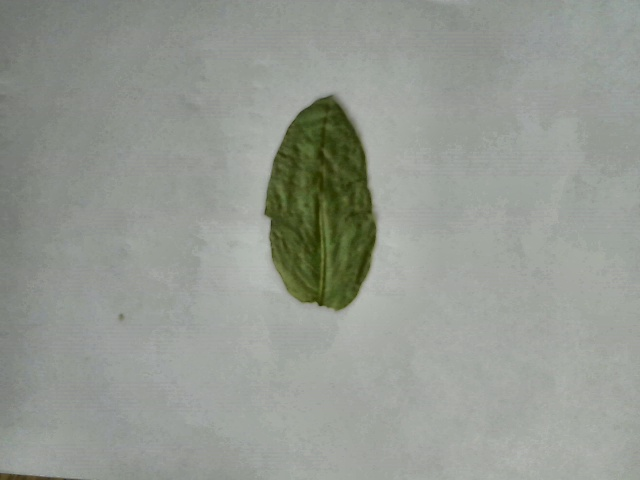
#> input picture DATA/LEAF/10_RGB.jpg, 640 x 480 px, given in place of the camera
$ python imDriver.py   (Python 2 division)   (older library calls are emulated)
#> lines starting #> are read from the running program, lines starting #| are printed output that depends on the picture; after the words box and inside, x2 and y2 are one past the last pixel; in counts of white or black regions, pixels touching at a corner belong together
#> further down, frame is the input picture: shape (480, 640, 3); mean B, G, R 145.5, 153, 148.5
### proj/coreLib/imFormat.py
import numpy as np
from skimage import color
import scipy
import cv2

def imread(pathName, module=False):
	if not module:
		return cv2.imread(str(pathName))
#-------------------------------------------
#----------------NDVI Function--------------
#-------------------------------------------
#NDVI Calculation
#Input: an RGB image frame from infrablue source (blue is blue, red is pretty much infrared)
#Output: an RGB frame with equivalent NDVI of the input frame
def NDVICalc(original):
	"This function performs the NDVI calculation and returns an RGB frame)"
	lowerLimit = 5 #this is to avoid divide by zero and other weird stuff when color is near black
	#First, make containers
	oldHeight,oldWidth = original[:,:,0].shape
#> oldHeight = 480; oldWidth = 640
	ndviImage = np.zeros((oldHeight,oldWidth,3),np.uint8) #make a blank RGB image
	ndvi = np.zeros((oldHeight,oldWidth),np.int) #make a blank b/w image for storing NDVI value
	red = np.zeros((oldHeight,oldWidth),np.int) #make a blank array for red
	blue = np.zeros((oldHeight,oldWidth),np.int) #make a blank array for blue
	#Now get the specific channels. Remember: (B , G , R)
	red = (original[:,:,2]).astype('float')
	blue = (original[:,:,0]).astype('float')
	#Perform NDVI calculation
	summ = red+blue
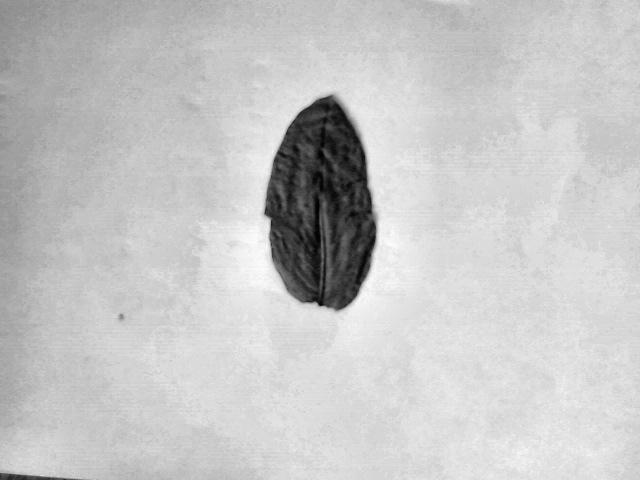
#> summ: shape (480, 640) float64; min 34, max 369, mean 293.9; drawn with min black and max white
	summ[summ<lowerLimit] = lowerLimit #do some saturation to prevent low intensity noise
	ndvi = (((red-blue)/(summ)+1)*127).astype('uint8')  #the index
	redSat = (ndvi-128)*2  #red channel
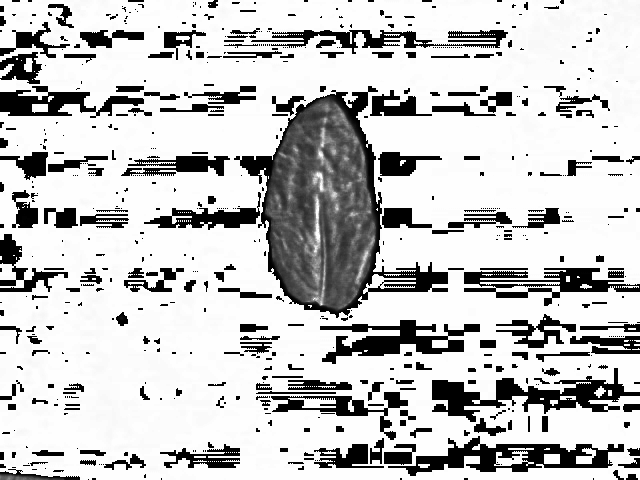
#> redSat: shape (480, 640); min 0, max 254, mean 198
	bluSat = ((255-ndvi)-128)*2 #blue channel
	redSat[ndvi<128] = 0 #if the NDVI is negative, no red info
	bluSat[ndvi>=128] = 0 #if the NDVI is positive, no blue info
	#And finally output the image. Remember: (B , G , R)
	#Red Channel
	ndviImage[:,:,2] = redSat
	#Blue Channel
	ndviImage[:,:,0] = bluSat
#> ndviImage: shape (480, 640, 3); mean of channels 0, 1, 2 0.5, 0, 5.3
	#Green Channel
	ndviImage[:,:,1] = 255-(bluSat+redSat)
	return ndviImage

#-------------------------------------------
#----------------DVI Function---------------
#-------------------------------------------
#DVI Calculation
#Input: an RGB image frame from infrablue source (blue is blue, red is pretty much infrared)
#Output: an RGB frame with equivalent DVI of the input frame
def DVICalc(original):
	"This function performs the DVI calculation and returns an RGB frame)"
	#First, make containers
	oldHeight,oldWidth = original[:,:,0].shape
#> oldHeight = 480; oldWidth = 640
	dviImage = np.zeros((oldHeight,oldWidth,3),np.uint8) #make a blank RGB image
	dvi = np.zeros((oldHeight,oldWidth),np.int) #make a blank b/w image for storing DVI value
	red = np.zeros((oldHeight,oldWidth),np.int) #make a blank array for red
	blue = np.zeros((oldHeight,oldWidth),np.int) #make a blank array for blue
	#Now get the specific channels. Remember: (B , G , R)
	red = (original[:,:,2]).astype('float')
	blue = (original[:,:,0]).astype('float')
	#Perform DVI calculation
	dvi = (((red-blue)+255)/2).astype('uint8')  #the index
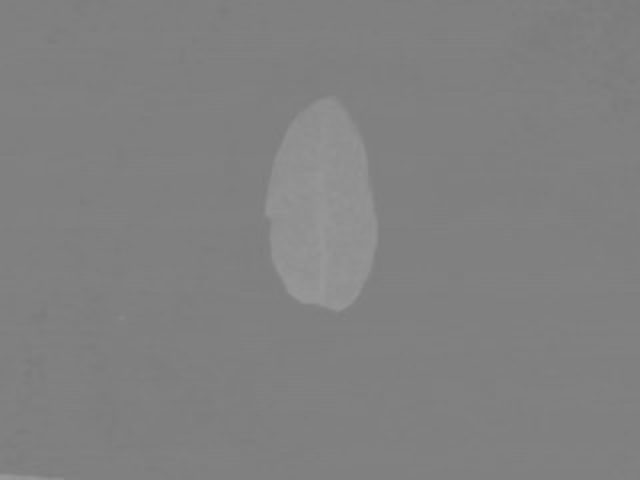
#> dvi: shape (480, 640); min 123, max 153, mean 128.9
	redSat = (dvi-128)*2  #red channel
	bluSat = ((255-dvi)-128)*2 #blue channel
	redSat[dvi<128] = 0; #if the NDVI is negative, no red info
	bluSat[dvi>=128] = 0; #if the NDVI is positive, no blue info
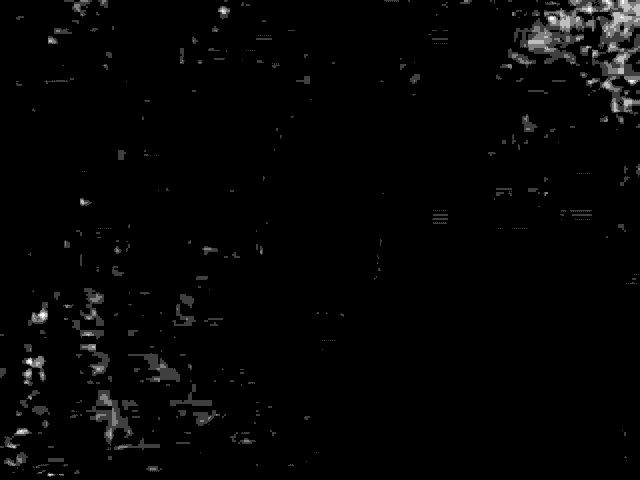
#> bluSat: shape (480, 640); min 0, max 8, mean 0.142; drawn with min black and max white
	#And finally output the image. Remember: (B , G , R)
	#Red Channel
	dviImage[:,:,2] = redSat
	#Blue Channel
	dviImage[:,:,0] = bluSat
#> dviImage: shape (480, 640, 3); mean of channels 0, 1, 2 0.1, 0, 2.3
	#Green Channel
	dviImage[:,:,1] = 255-(bluSat+redSat)
	return dviImage


#-------------------------------------------
#----------LAB Averaging Function-----------
#-------------------------------------------
#LAB Averaging Calculation
#Input: an RGB image frame  as BGR
#Output: an RGB frame with equivalent LAB of the input frame with colour blurred in 250 by 250
# [32 lines left out: functions LABAverage, NIRCalc, not called in this run]

#-------------------------------------------
#--------------Helper Function--------------
#-------------------------------------------

def rgb2gray(rgbImage):
	return color.rgb2gray(rgbImage)

def bgr2gray(bgrImage):
	return cv2.cvtColor(bgrImage, cv2.COLOR_BGR2GRAY)

def rgb2lab(rgbImage):
	return color.rgb2lab(rgbImage)

def lab2rgb(labImage):
	return color.lab2rgb(labImage)

# [11 lines left out: functions bgr2rgb, rgb2bgr, not called in this run]

def bgr2hsv(bgrImage):
	return cv2.cvtColor(bgrImage, cv2.COLOR_BGR2HSV)

def rgb2hsv(rgbImage):
	return cv2.cvtColor(rgb2bgr(rgbImage), cv2.COLOR_BGR2HSV)

# [23 lines left out: functions smallestBoundingRectangularSegment, equalizeHistogram, equalize, not called in this run]


### proj/coreLib/imDriver.py
import imFormat
import cv2

#-------------------------------------------
#----------------Main Function--------------
#-------------------------------------------

cv2.namedWindow("preview NDVI")
vc = cv2.VideoCapture(0)

if vc.isOpened(): # try to get the first frame
    rval, frame = vc.read()
    height = vc.get(3) #get height
    width = vc.get(4)  #get width
    #Text Related
    x = int(width/2)
    y = int(2*height/3)
    text_color = (255,255,255) #color as (B,G,R)
    font = cv2.FONT_HERSHEY_PLAIN
    thickness = 2
    font_size = 2.0
else:
    rval = False

while rval:
    ndviImage = imFormat.NDVICalc(frame)
    dviImage = imFormat.DVICalc(frame)

    cv2.putText(frame, "Raw Image", (x,y), font, font_size, text_color, thickness, lineType=cv2.CV_AA)
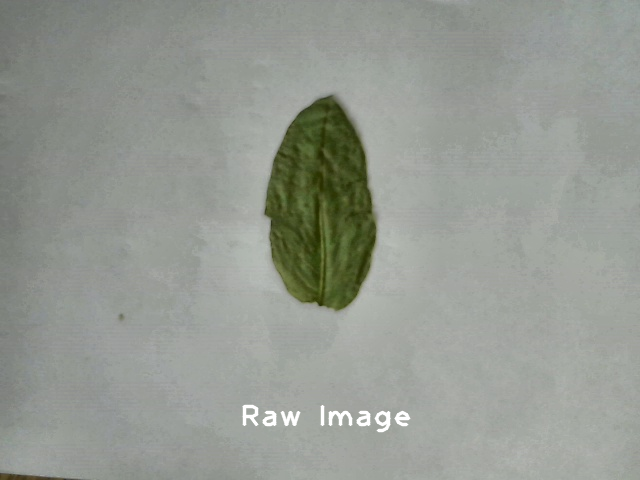
#> frame: shape (480, 640, 3); 0.57% of pixels changed, all inside (x1, y1, x2, y2) = (242, 404, 411, 433)
    cv2.putText(ndviImage, "NDVI Image", (x,y), font, font_size, text_color, thickness, lineType=cv2.CV_AA)
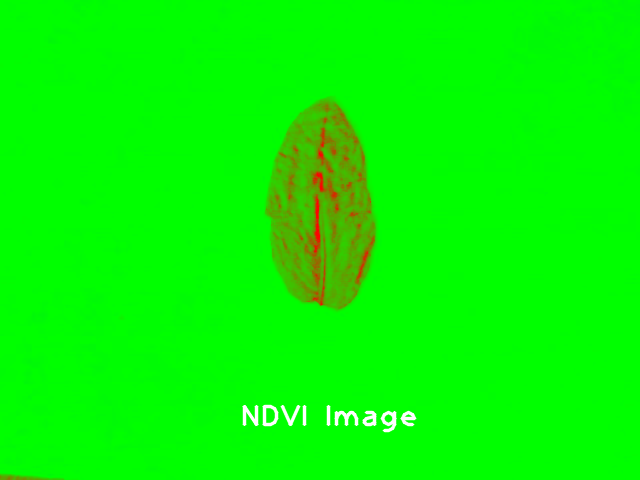
#> ndviImage: shape (480, 640, 3); mean of channels 0, 1, 2 1.6, 249.3, 6.4; drawn as B, G, R
    cv2.putText(dviImage, "DVI Image", (x,y), font, font_size, text_color, thickness, lineType=cv2.CV_AA)
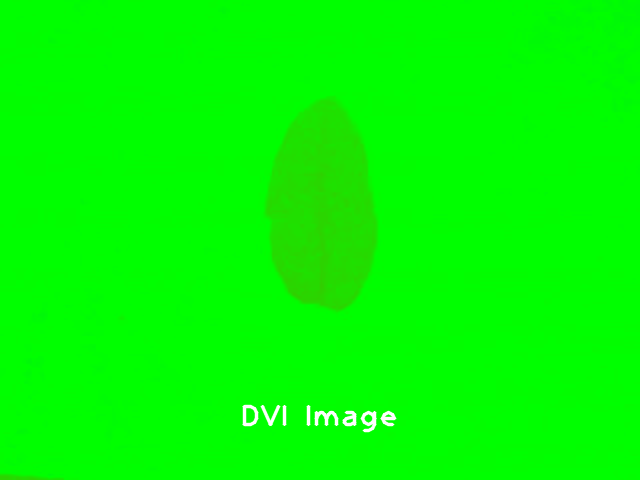
#> dviImage: shape (480, 640, 3); mean of channels 0, 1, 2 1.1, 252.5, 3.3; drawn as B, G, R

#> (the run stopped early here; a loop or call above may not have finished)

$ run again, on DATA/LEAF/1_RGB.jpg
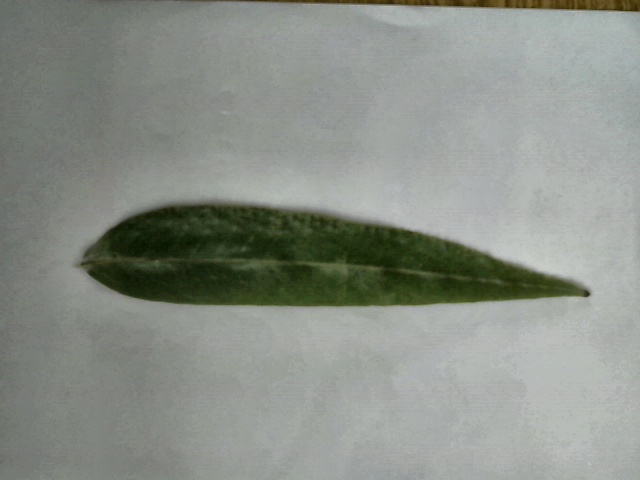
#> input picture DATA/LEAF/1_RGB.jpg, 640 x 480 px, given in place of the camera
#> frame is the input picture: shape (480, 640, 3); mean B, G, R 135.9, 143.5, 138.5
#> in DVICalc, `bluSat[dvi>=128] = 0;`:
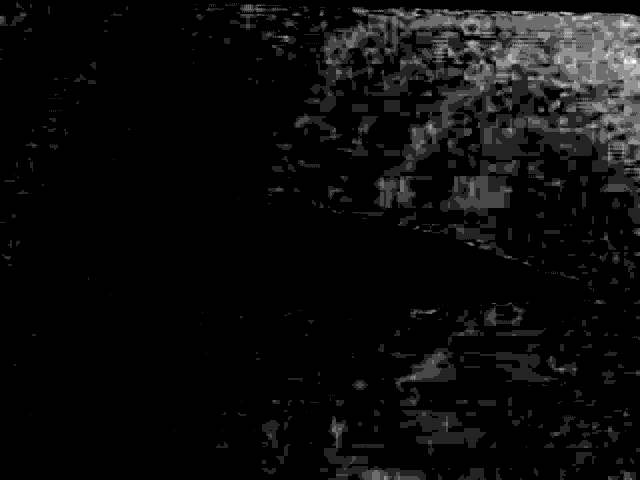
#> bluSat: shape (480, 640); min 0, max 14, mean 0.677; drawn with min black and max white
#> frame: shape (480, 640, 3); 0.57% of pixels changed, all inside (x1, y1, x2, y2) = (242, 404, 411, 433)
#> `cv2.putText(dviImage, "DVI Image", (x,y), font, font_size, text_color,..`:
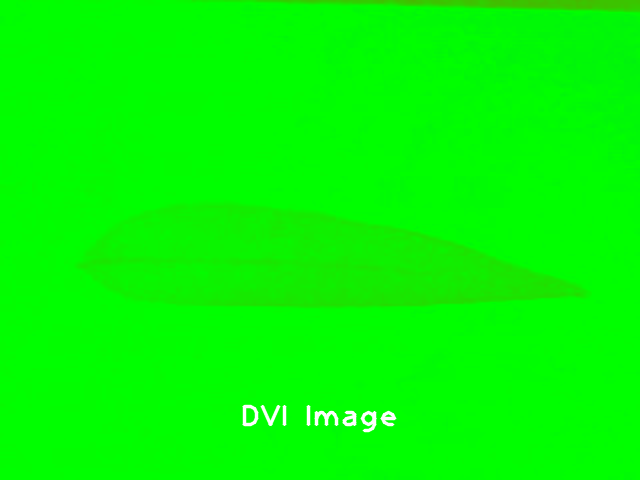
#> dviImage: shape (480, 640, 3); mean of channels 0, 1, 2 1.6, 251.6, 3.7; drawn as B, G, R

$ run again, on DATA/LEAF/2_RGB.jpg
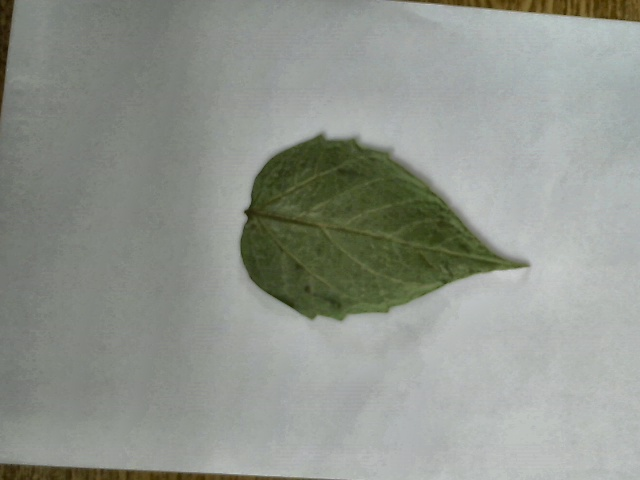
#> input picture DATA/LEAF/2_RGB.jpg, 640 x 480 px, given in place of the camera
#> frame is the input picture: shape (480, 640, 3); mean B, G, R 141.6, 149.1, 144.6
#> in DVICalc, `bluSat[dvi>=128] = 0;`:
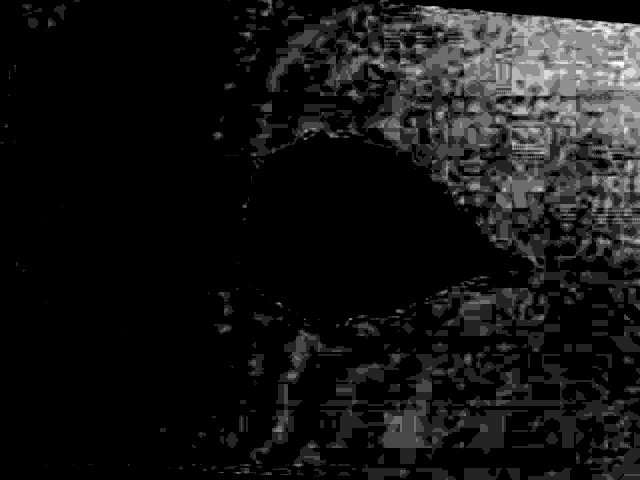
#> bluSat: shape (480, 640); min 0, max 14, mean 1.18; drawn with min black and max white
#> frame: shape (480, 640, 3); 0.57% of pixels changed, all inside (x1, y1, x2, y2) = (242, 404, 411, 433)
#> `cv2.putText(dviImage, "DVI Image", (x,y), font, font_size, text_color,..`:
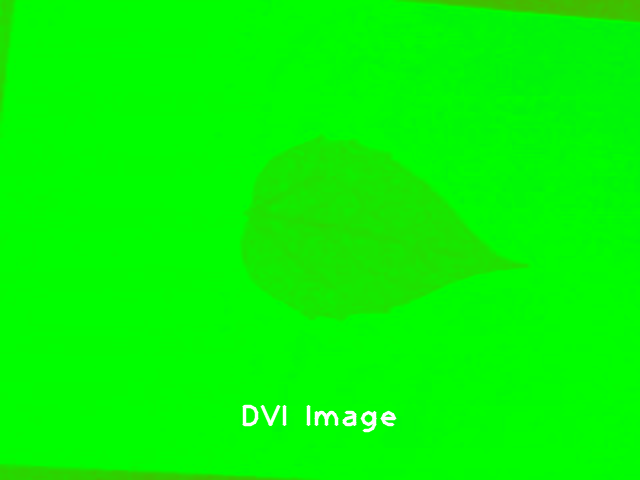
#> dviImage: shape (480, 640, 3); mean of channels 0, 1, 2 2.1, 250, 4.8; drawn as B, G, R
